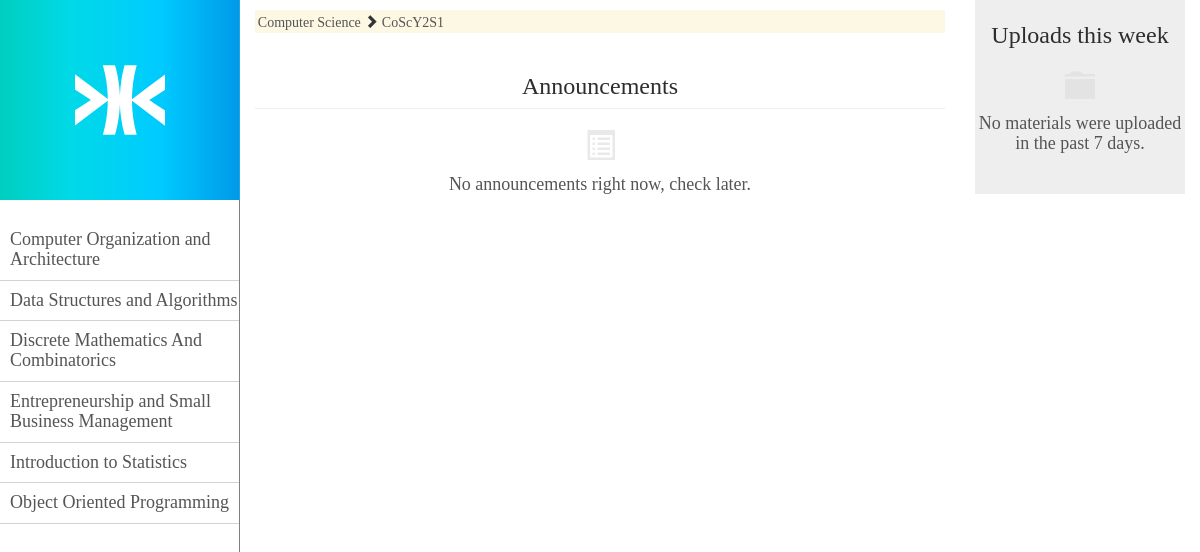
The app's page /section/CoScY2S1/ with its own data.
### main/models.py (models this page shows, shortened)
class Course(models.Model):
   name = models.CharField(max_length=100)
   code = models.CharField(max_length=20)
   studyfield = models.ForeignKey(StudyField)
   def get_link_name(self):
        return self.name.replace(' ', '_')
   def get_material_count(self,section):
      materials = self.material_set.filter(section=section)
      return materials.count()

class Section(models.Model):
   year = models.IntegerField()
   section_number = models.IntegerField()
   studyfield = models.ForeignKey(StudyField)
   course = models.ManyToManyField(Course)
   code = models.CharField(max_length=10)

class StudyField(models.Model):
   name = models.CharField(max_length=100)
   code = models.CharField(max_length=5)
   department = models.ForeignKey(Department)
   def __str__(self):
      return self.name

### main/views.py (the view)
# urls.py: url(r'^section/', include('main.urls')),
def section(request,section_code):
        section = Section.objects.get(code=section_code)
        courses = section.course.order_by('name')
        material_count = []
        for course in courses:
                material_count.append(course.get_material_count(section))
        quote = Quote.objects.get(id=1)
        now = datetime.datetime.now()
        announcements = section.announcement_set.order_by('-pub_date').filter(exp_date__gt = now)
        for announcement in announcements:
                announcement.inc_count()
        this_week = []
        a_week_ago = now - datetime.timedelta(days=7)
        this_week = section.material_set.order_by('-pub_date').filter(pub_date__range=(a_week_ago , now))
        context = {'section':section,'courses':courses, 'quote':quote, 'announcements':announcements, 'this_week':this_week}
        return render(request,'main/section.html',context)

### main/templates/main/section.html (shortened to what this page needs)
{% extends "main/base.html" %}
{% block content %}
<div class="table content-table">
<div class="row"><div class="col-sm-9">
	<h5 class="text-capitalize mark"><a href="{% url 'Home' %}">{{section.studyfield}} </a><span class="glyphicon glyphicon-chevron-right"></span>  <a href="{% url 'Section' section.code %}">{{section.code}}</a></h5>
<div id="announcements">
	<h3 class="page-header text-center">Announcements</h3>
	{% for announcement in announcements %}
	<div class="announcement media">
    	<div class="media-body">
        	<h4 class="media-heading">{{announcement.lecturer}}<small> - Posted on {{announcement.pub_date}}</small> </h4>
            {% if announcement.is_urgent %}
            <p class="announcement-message"><font color="#F3252B">{{announcement.message}}</font></p>
            {% else %}
            <p class="announcement-message">{{announcement.message}}</p>
            {% endif %}
        </div>
    </div>
    {% 	empty %}
    <h2 class="text-center"><span class="glyphicon glyphicon-list-alt op-sym"></span><h4 class="text-center">No announcements right now, check later.</h4></h2>
    {% endfor %}
</div>
</div><div  class="col-sm-3">
<div id="materials">
	<h3 class="text-center">Uploads this week</h3>
    {% for upload in this_week %}
    	<div class="material">
        	<h4 class="material-course">{{upload.course}}</h4>
            <p class="material-description">{{upload.description}}[.{{upload.ext}}]</p>
            <p class="material-name"><a href="{% url 'File' upload.id %}"><span class="glyphicon glyphicon-save-file"></span>&nbsp;{{upload.name | capfirst}}&nbsp; [.{{upload.ext}}]</a><span class="small">&nbsp;&nbsp; ({{upload.file.size | filesizeformat }})</span></p>
            <h4 class="material-pub_date"><small>Uploaded on {{upload.pub_date}}</small></h4>
        </div>
    {% 	empty %}
    <h2 class="text-center"><span class="glyphicon glyphicon-folder-close op-sym op-sym-lite"></span><h4 class="text-center">No materials were uploaded in the past 7 days.</h4></h2>
    {% endfor %}
</div></div></div>
</div>
{% endblock %}

### main/templates/main/base.html (shortened to what this page needs)
<!DOCTYPE html>
<html>
	<head>
        <link rel="stylesheet" href="https://maxcdn.bootstrapcdn.com/bootstrap/3.3.7/css/bootstrap.min.css">
</head>
	<body>
<div id="main">
		<div id="navigation">
                <div class="logo-header">
                	<div class="logo">
  						<a href="{% url 'Home' %}">
                			{% load static %}
                			<img src="{% static 'main/White-Logo.svg' %}" width="90px" height="70px">
                		</a>
                	</div>
                </div>
                <div id="nav-content">
					<div id="course-list" class="text-left">
    					{% for course in courses %}
        						<div class="course"><a href="{% url 'course_view' section.code course.get_link_name %}"><h4 class="course-name">{{course.name}}</h4></a></div>
        				{% endfor %}
    				</div>
	           		<div id="push-pages">
            		</div>
                </div>
        </div>
        <div id="content">
        	<div class="container-fluid">
  				{% block content %}
  				{% endblock %}
        	</div>
        </div>
      	</div>
	</body>
</html>

### main/templates/main/base.html (style rules this page uses)
html { height:100%; }
body { font-family:proxima-nova; width:100%; height:100%; background-color:#FFF; }
h3 { color:#2D2D2D; }
h4 { color:#555; }
a { text-decoration: none; color:#555; }
#main { min-height:100%; position:relative; }
#content { width:80%; position:absolute; right:0px; }
.content-table { max-width:100%; }
#navigation { background-color:#FFF; position:fixed; left:0px; display:table; text-align:center; width:20%; min-height:100%; }
#nav-content { display:table-cell; width:100%; min-height:100%; border-right:1px; border-right-style:solid; border-right-color:#808080; }
#course-list { margin-top:20px; }
#push-pages { position:absolute; left:0; width:20%; height:85px; margin-top:5%; }
.logo-header { display:table-row; width:100%; height:200px; background:url('/static/main/Gradient.svg'); background-size:100% 100%; }
.logo { display:table-cell; vertical-align:middle; margin-top:auto; margin-bottom:auto; }
.course { padding-left:10px; border-bottom:0.5px; border-bottom-style:solid; border-bottom-color:#D2D2D2; border-collapse:collapse; overflow:hidden; }
.op-sym { opacity:0.1; }
.op-sym-lite { opacity:0.05; }

### main/templates/main/section.html (style rules this page uses)
#materials { width:100%; padding-bottom:30px; padding-top:2px; background-color:#eee; }

### records on screen
Course: name "Computer Organization and Architecture"
Course: name "Data Structures and Algorithms"
Course: name "Discrete Mathematics And Combinatorics"
Course: name "Entrepreneurship and Small Business Management"
Course: name "Introduction to Statistics"
Course: name "Object Oriented Programming"
Section: studyfield "Computer Science", code "CoScY2S1"
